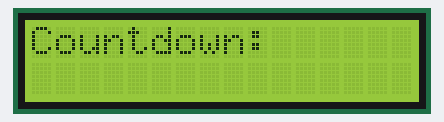
Bench run of a sketch on a simulated Arduino Uno, built with avr-gcc and run on an emulated ATmega328P. Parts: 16×2 character LCD.

Above: at 0.1 s.
At 1.1 s:
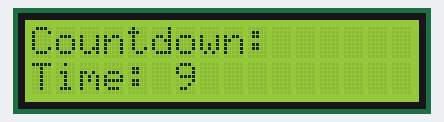
At 3.1 s:
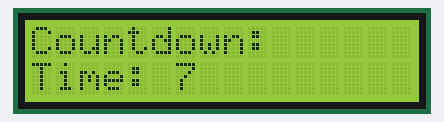
At 5.1 s:
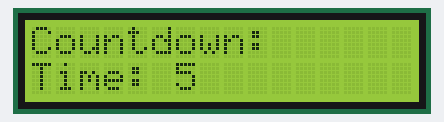
At 7.1 s:
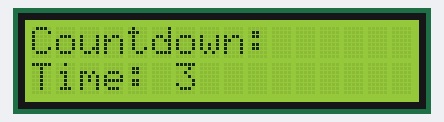
At 10.1 s:
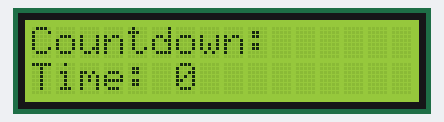

The sketch:

pomodoro_timer_v1.ino
```cpp
#include <LiquidCrystal.h>
LiquidCrystal lcd(12, 11, 5, 4, 3, 2);  // tell Arduino which pins connect to LCD

unsigned long lastTick = 0;  // saves the last time we updated the countdown
int remaining = 10;          // countdown starts at 10 seconds

void setup() {
  lcd.begin(16, 2);          // initialize LCD as 16x2
  lcd.setCursor(0,0);        // position at first row, first column
  lcd.print("Countdown:");   // print title
}

void loop() {
  unsigned long now = millis();
  // millis() = built-in stopwatch (time since Arduino turned on)

  // check if 1 second passed since last update
  if (now - lastTick >= 1000) {
    lastTick = now;   // reset "stopwatch" to this moment

    if (remaining > 0) {
      remaining--;    // subtract 1 second
      lcd.setCursor(0,1);  // move to 2nd row
      lcd.print("Time: ");
      lcd.print(remaining);
      lcd.print("   ");    // clears old numbers (like 10 -> 9)
    }
  }
}
```

Measured:
- what the display in image 2 shows lasts 1.0 s, from 3.0 s to 4.0 s
